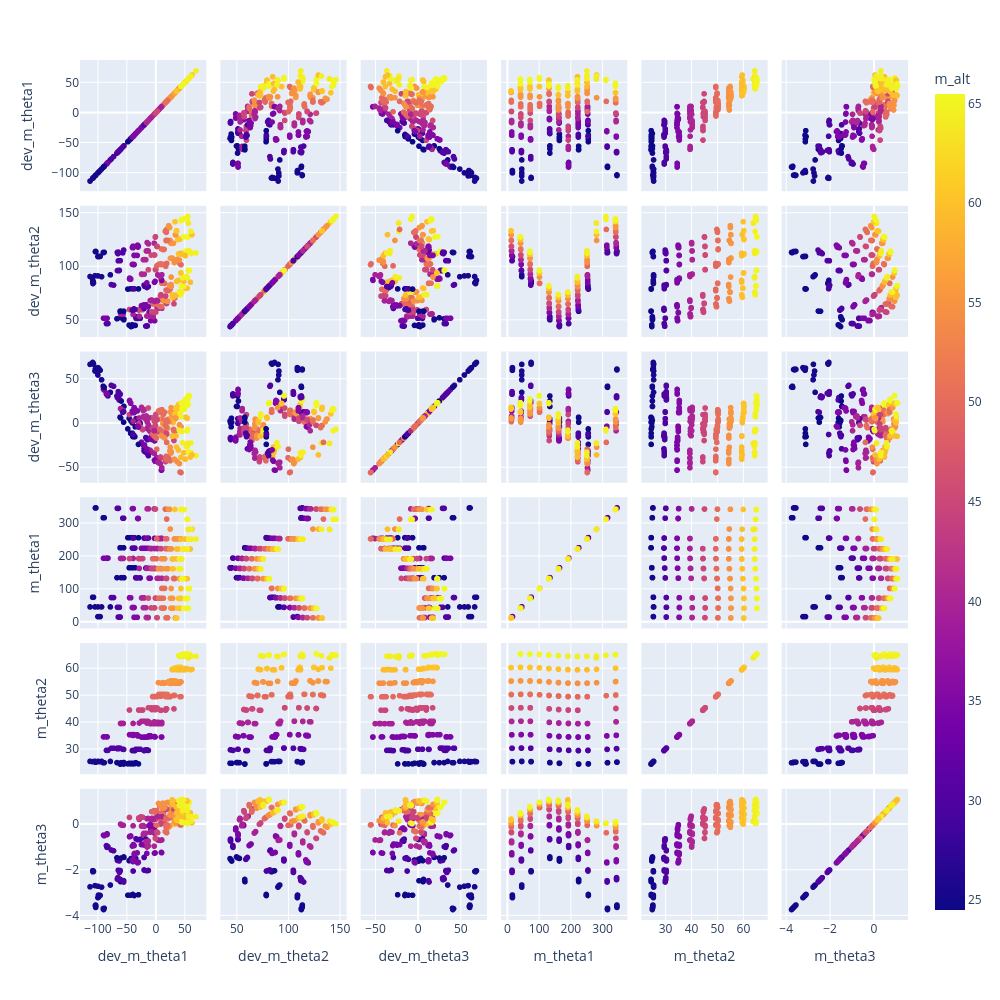

Notebook code for this chart:
### Markdown cell above
# Theta Space Residuals - AFTER

### Code cell
fig = px.scatter_matrix(d, dimensions=["dev_m_theta1","dev_m_theta2", "dev_m_theta3", "m_theta1", "m_theta2", "m_theta3"], color="m_alt")
fig.update_layout(height=1000,width=1000 )
fig.show()

### Figure 1 — Plotly figure (JSON) as saved in the notebook; plotly's stock layout.template omitted (floating-point values rounded to 4 significant figures; data arrays with more than 128 entries replaced by an {"elided": "..."} marker saying what was removed)
{"data": [{"dimensions": [{"axis": {"matches": true}, "label": "dev_m_theta1", "values": {"elided": "381 float values"}}, {"axis": {"matches": true}, "label": "dev_m_theta2", "values": {"elided": "381 float values"}}, {"axis": {"matches": true}, "label": "dev_m_theta3", "values": {"elided": "381 float values"}}, {"axis": {"matches": true}, "label": "m_theta1", "values": {"elided": "381 float values"}}, {"axis": {"matches": true}, "label": "m_theta2", "values": {"elided": "381 float values"}}, {"axis": {"matches": true}, "label": "m_theta3", "values": {"elided": "381 float values"}}], "hovertemplate": "%{xaxis.title.text}=%{x}<br>%{yaxis.title.text}=%{y}<br>m_alt=%{marker.color}<extra></extra>", "legendgroup": "", "marker": {"color": {"elided": "381 float values"}, "coloraxis": "coloraxis", "symbol": "circle"}, "name": "", "showlegend": false, "type": "splom"}], "layout": {"coloraxis": {"colorbar": {"title": {"text": "m_alt"}}, "colorscale": [[0, "#0d0887"], [0.1111, "#46039f"], [0.2222, "#7201a8"], [0.3333, "#9c179e"], [0.4444, "#bd3786"], [0.5556, "#d8576b"], [0.6667, "#ed7953"], [0.7778, "#fb9f3a"], [0.8889, "#fdca26"], [1, "#f0f921"]]}, "dragmode": "select", "height": 1000, "legend": {"tracegroupgap": 0}, "margin": {"t": 60}, "width": 1000}}
